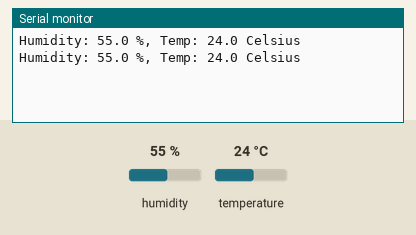
Simulated run of this sketch. Board: Arduino Uno, built with avr-gcc and run on an emulated ATmega328P. Shown: the last lines printed to the serial monitor. The test bench sets the inputs (shaded band); at power-on: humidity 55 %, temperature 24 °C.

Above: at 2.8 s.
2.9 s: humidity set to 22 %
At 5.2 s:
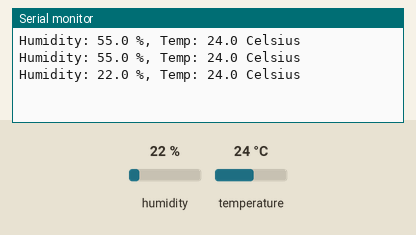
5.6 s: temperature set to 12 °C
At 6.4 s:
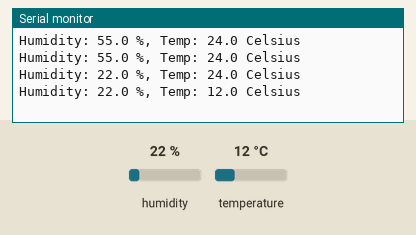
8.3 s: humidity set to 40 %
At 11.3 s:
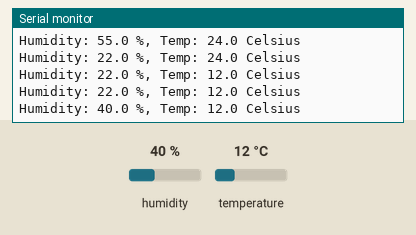
Timing chart, 0 to 12.8 s (numbered marks = the images above; inputs shaded):
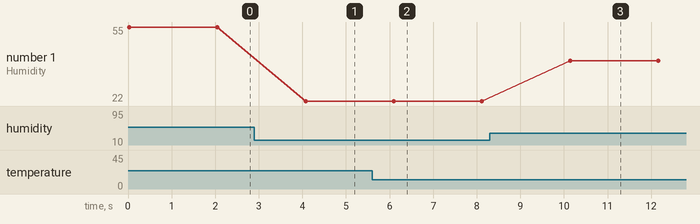

The sketch:

temperature.ino
```cpp
#include <DHT.h>

#define DHTPIN 2     // DHT11 센서 연결 핀
#define DHTTYPE DHT11   // DHT11 타입

DHT dht(DHTPIN, DHTTYPE);

void setup() {
  Serial.begin(9600);
  dht.begin();
}

void loop() {
  float hum = dht.readHumidity();
  float temp = dht.readTemperature();

  if (isnan(hum) || isnan(temp)) {
    Serial.println("Failed to read from DHT sensor!");
    return;
  }

  Serial.print("Humidity: ");
  Serial.print(hum, 1);
  Serial.print(" %, Temp: ");
  Serial.print(temp, 1);
  Serial.println(" Celsius");

  delay(2000);
}
```

Measured:
- after the input at 2.9 s, the serial monitor: prints a new line after 1.2 s (image 1)
- after the input at 5.6 s, the serial monitor: prints a new line after 0.50 s (image 2)
- after the input at 8.3 s, the serial monitor: prints a new line after 1.8 s (image 3)
- plotted number 1: 55 → 22 after the input at 2.9 s, 22 → 40 after the input at 8.3 s
